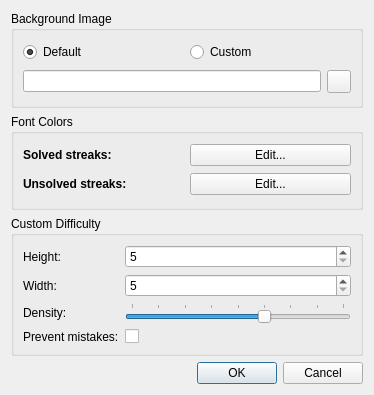
<?xml version="1.0" encoding="UTF-8"?>
<ui version="4.0">
 <class>SettingsWindow</class>
 <widget class="QDialog" name="SettingsWindow">
  <property name="geometry">
   <rect>
    <x>0</x>
    <y>0</y>
    <width>374</width>
    <height>395</height>
   </rect>
  </property>
  <property name="sizePolicy">
   <sizepolicy hsizetype="Fixed" vsizetype="Fixed">
    <horstretch>0</horstretch>
    <verstretch>0</verstretch>
   </sizepolicy>
  </property>
  <property name="windowTitle">
   <string>Settings</string>
  </property>
  <layout class="QHBoxLayout" name="horizontalLayout">
   <item>
    <layout class="QVBoxLayout" name="verticalLayout">
     <item>
      <widget class="QGroupBox" name="groupBox_2">
       <property name="title">
        <string>Background Image</string>
       </property>
       <layout class="QHBoxLayout" name="horizontalLayout_5">
        <item>
         <layout class="QVBoxLayout" name="verticalLayout_2">
          <item>
           <layout class="QHBoxLayout" name="horizontalLayout_4">
            <item>
             <widget class="QRadioButton" name="bgDefaultRadioButton">
              <property name="text">
               <string comment="default background image">Default</string>
              </property>
              <property name="checked">
               <bool>true</bool>
              </property>
             </widget>
            </item>
            <item>
             <widget class="QRadioButton" name="bgCustomRadioButton">
              <property name="text">
               <string comment="custom background image">Custom</string>
              </property>
             </widget>
            </item>
           </layout>
          </item>
          <item>
           <layout class="QHBoxLayout" name="horizontalLayout_3">
            <item>
             <widget class="QLineEdit" name="bgLineEdit">
              <property name="readOnly">
               <bool>true</bool>
              </property>
             </widget>
            </item>
            <item>
             <widget class="QToolButton" name="bgToolButton">
              <property name="icon">
               <iconset theme="document-open"/>
              </property>
             </widget>
            </item>
           </layout>
          </item>
         </layout>
        </item>
       </layout>
      </widget>
     </item>
     <item>
      <widget class="QGroupBox" name="groupBox_3">
       <property name="title">
        <string>Font Colors</string>
       </property>
       <layout class="QHBoxLayout" name="horizontalLayout_6">
        <item>
         <layout class="QGridLayout" name="gridLayout_2">
          <item row="0" column="0">
           <widget class="QLabel" name="fontColorSolvedLabel">
            <property name="font">
             <font>
              <weight>75</weight>
              <bold>true</bold>
             </font>
            </property>
            <property name="text">
             <string>Solved streaks:</string>
            </property>
            <property name="textFormat">
             <enum>Qt::AutoText</enum>
            </property>
           </widget>
          </item>
          <item row="1" column="0">
           <widget class="QLabel" name="fontColorUnsolvedLabel">
            <property name="font">
             <font>
              <weight>75</weight>
              <bold>true</bold>
             </font>
            </property>
            <property name="text">
             <string>Unsolved streaks:</string>
            </property>
            <property name="textFormat">
             <enum>Qt::AutoText</enum>
            </property>
           </widget>
          </item>
          <item row="0" column="1">
           <widget class="QPushButton" name="fontColorSolvedPushButton">
            <property name="text">
             <string>Edit...</string>
            </property>
           </widget>
          </item>
          <item row="1" column="1">
           <widget class="QPushButton" name="fontColorUnsolvedPushButton">
            <property name="text">
             <string>Edit...</string>
            </property>
           </widget>
          </item>
         </layout>
        </item>
       </layout>
      </widget>
     </item>
     <item>
      <widget class="QGroupBox" name="groupBox">
       <property name="sizePolicy">
        <sizepolicy hsizetype="Preferred" vsizetype="Preferred">
         <horstretch>0</horstretch>
         <verstretch>0</verstretch>
        </sizepolicy>
       </property>
       <property name="title">
        <string>Custom Difficulty</string>
       </property>
       <layout class="QHBoxLayout" name="horizontalLayout_2">
        <item>
         <layout class="QGridLayout" name="gridLayout">
          <item row="0" column="0">
           <widget class="QLabel" name="label_2">
            <property name="text">
             <string>Height:</string>
            </property>
            <property name="alignment">
             <set>Qt::AlignLeading|Qt::AlignLeft|Qt::AlignVCenter</set>
            </property>
           </widget>
          </item>
          <item row="0" column="1">
           <widget class="QSpinBox" name="heightSpinBox">
            <property name="suffix">
             <string/>
            </property>
            <property name="minimum">
             <number>5</number>
            </property>
            <property name="maximum">
             <number>50</number>
            </property>
           </widget>
          </item>
          <item row="1" column="0">
           <widget class="QLabel" name="label_3">
            <property name="text">
             <string>Width:</string>
            </property>
            <property name="alignment">
             <set>Qt::AlignLeading|Qt::AlignLeft|Qt::AlignVCenter</set>
            </property>
           </widget>
          </item>
          <item row="1" column="1">
           <widget class="QSpinBox" name="widthSpinBox">
            <property name="minimum">
             <number>5</number>
            </property>
            <property name="maximum">
             <number>50</number>
            </property>
           </widget>
          </item>
          <item row="3" column="1">
           <widget class="QCheckBox" name="preventMistakesCheckBox">
            <property name="checked">
             <bool>false</bool>
            </property>
           </widget>
          </item>
          <item row="2" column="0">
           <widget class="QLabel" name="label_4">
            <property name="text">
             <string>Density:</string>
            </property>
            <property name="alignment">
             <set>Qt::AlignLeading|Qt::AlignLeft|Qt::AlignVCenter</set>
            </property>
           </widget>
          </item>
          <item row="2" column="1">
           <widget class="QSlider" name="densitySlider">
            <property name="minimum">
             <number>30</number>
            </property>
            <property name="maximum">
             <number>70</number>
            </property>
            <property name="pageStep">
             <number>5</number>
            </property>
            <property name="value">
             <number>55</number>
            </property>
            <property name="orientation">
             <enum>Qt::Horizontal</enum>
            </property>
            <property name="invertedAppearance">
             <bool>false</bool>
            </property>
            <property name="tickPosition">
             <enum>QSlider::TicksAbove</enum>
            </property>
            <property name="tickInterval">
             <number>5</number>
            </property>
           </widget>
          </item>
          <item row="3" column="0">
           <widget class="QLabel" name="label_5">
            <property name="text">
             <string>Prevent mistakes:</string>
            </property>
            <property name="alignment">
             <set>Qt::AlignLeading|Qt::AlignLeft|Qt::AlignVCenter</set>
            </property>
           </widget>
          </item>
         </layout>
        </item>
       </layout>
      </widget>
     </item>
     <item>
      <widget class="QDialogButtonBox" name="buttonBox">
       <property name="orientation">
        <enum>Qt::Horizontal</enum>
       </property>
       <property name="standardButtons">
        <set>QDialogButtonBox::Cancel|QDialogButtonBox::Ok</set>
       </property>
      </widget>
     </item>
    </layout>
   </item>
  </layout>
 </widget>
 <tabstops>
  <tabstop>bgDefaultRadioButton</tabstop>
  <tabstop>bgCustomRadioButton</tabstop>
  <tabstop>bgLineEdit</tabstop>
  <tabstop>bgToolButton</tabstop>
  <tabstop>heightSpinBox</tabstop>
  <tabstop>widthSpinBox</tabstop>
  <tabstop>densitySlider</tabstop>
  <tabstop>preventMistakesCheckBox</tabstop>
  <tabstop>buttonBox</tabstop>
 </tabstops>
 <resources/>
 <connections>
  <connection>
   <sender>buttonBox</sender>
   <signal>accepted()</signal>
   <receiver>SettingsWindow</receiver>
   <slot>accept()</slot>
   <hints>
    <hint type="sourcelabel">
     <x>248</x>
     <y>254</y>
    </hint>
    <hint type="destinationlabel">
     <x>157</x>
     <y>274</y>
    </hint>
   </hints>
  </connection>
  <connection>
   <sender>buttonBox</sender>
   <signal>rejected()</signal>
   <receiver>SettingsWindow</receiver>
   <slot>reject()</slot>
   <hints>
    <hint type="sourcelabel">
     <x>316</x>
     <y>260</y>
    </hint>
    <hint type="destinationlabel">
     <x>286</x>
     <y>274</y>
    </hint>
   </hints>
  </connection>
 </connections>
</ui>
